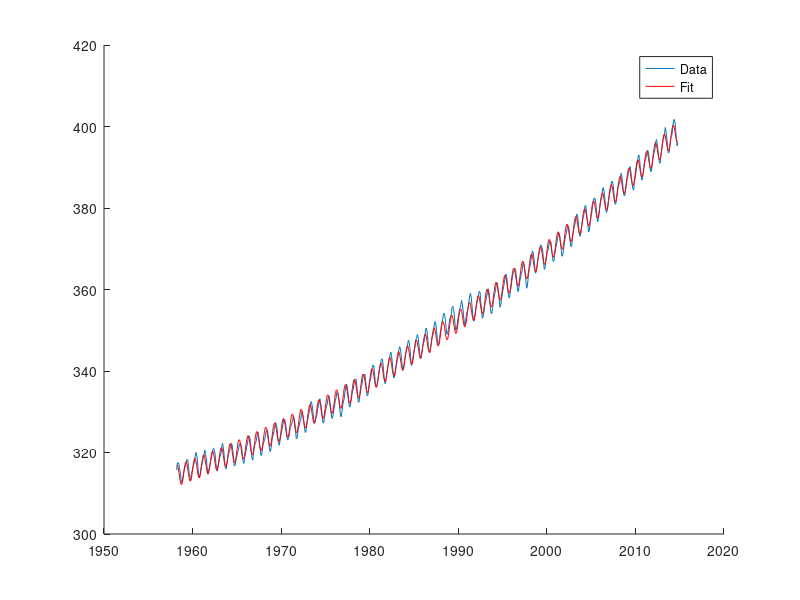

Reproduce this figure in MATLAB.
% general_fitter.m
% code which fits a polynomial to some data (x,y)

clear all; close all;

mydata = load('co2_data.dat');     % read in (x,y,dy) data from text file 

x = mydata(:,3);     % 1st data column is x 
y = mydata(:,4);     % 2nd data column is y
N=length(x);         % number of data points

%filling in standard error array, since error is same for every point
for n=1:N
    sigma(n) = .2;
end

%fit with sin
M = 3;          % number of parameters for a quadratic fit
A = zeros(N,M); % prepare design matrix
b = zeros(N,1);

% fill (NxM) design matrix A and (Nx1) column vector b

for i=1:N
    for j=1:M
        A(i,j)=(x(i)^(j-1))/sigma(i);
    end
    A(i,4) = (sin(2*pi*x(i)))/sigma(i);
    b(i,1) = y(i)/sigma(i);
end

% now solve for parameters a and plot
a = (A'*A) \ (A'*b);     % works better than a=inv(A'*A)*(A'*b) 
y_prediction = a(1) + a(2)*x + a(3)*x.*x + a(4)*sin(2*pi*x);

hold on
plot(x,y);
plot(x,y_prediction,'r');
legend('Data','Fit');
hold off

fprintf('Found fit parameters a(1)=%f\n a(2)=%f\n a(3)=%f\n a(4)=%f\n',a(1),a(2),a(3),a(4));
